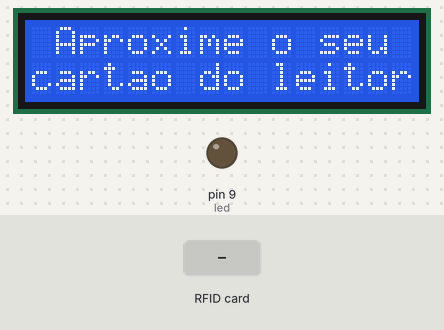
Simulated run of this sketch. Board: Arduino Uno, built with avr-gcc and run on an emulated ATmega328P. On the bench: 16×2 character LCD, output pins drawn as LEDs (lit = HIGH). The inputs (shaded band) are chosen by the test bench. Pins used as bus, display or sensor lines are not drawn; what the sketch prints to the serial monitor is not drawn.

Above: at 1.3 s.
1.4 s: RFID card 39 41 CF 63 held to the reader
At 2.0 s:
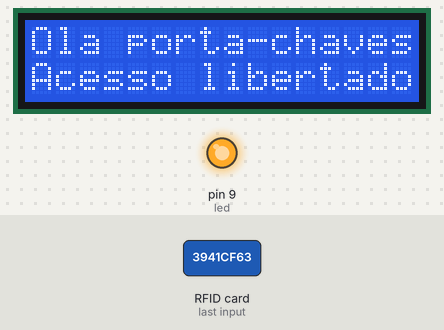
2.9 s: RFID card 5E 7A 19 C4 held to the reader
At 5.0 s:
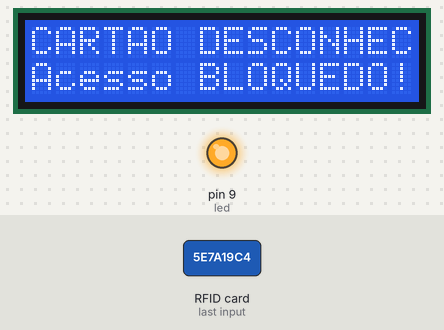
Timing chart, 0 to 9.0 s (numbered marks = the images above; inputs shaded):
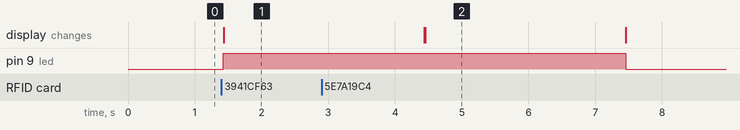

The sketch:

RFID.ino
```cpp
//Programa : RFID - Controle de Acesso leitor RFID
//Autor : FILIPEFLOP

#include <SPI.h>
#include <MFRC522.h>
#include <LiquidCrystal.h>

#define SS_PIN 10
#define RST_PIN 8
#define led 9
MFRC522 mfrc522(SS_PIN, RST_PIN);   // Create MFRC522 instance.

LiquidCrystal lcd(6, 7, 5, 4, 3, 2);

char st[20];

void setup()
{
  Serial.begin(9600);   // Inicia a serial
  SPI.begin();      // Inicia  SPI bus
  mfrc522.PCD_Init();   // Inicia MFRC522
  Serial.println("Aproxime o seu cartao do leitor...");
  Serial.println();
  //Define o número de colunas e linhas do LCD:
  lcd.begin(16, 2);
  mensageminicial();
  pinMode(led, OUTPUT);
}

void loop()
{
  // Look for new cards
  if ( ! mfrc522.PICC_IsNewCardPresent())
  {
    return;
  }
  // Select one of the cards
  if ( ! mfrc522.PICC_ReadCardSerial())
  {
    return;
  }
  //Mostra UID na serial
  Serial.print("UID da tag :");
  String conteudo= "";
  byte letra;
  for (byte i = 0; i < mfrc522.uid.size; i++)
  {
     Serial.print(mfrc522.uid.uidByte[i] < 0x10 ? " 0" : " ");
     Serial.print(mfrc522.uid.uidByte[i], HEX);
     conteudo.concat(String(mfrc522.uid.uidByte[i] < 0x10 ? " 0" : " "));
     conteudo.concat(String(mfrc522.uid.uidByte[i], HEX));
  }
  Serial.println();
  Serial.print("Mensagem : ");
  conteudo.toUpperCase();
  if (conteudo.substring(1) == "39 41 CF 63") //UID 1 - Chaveiro
  {
    analogWrite(led, 255);
    Serial.println("Ola porta-chaves !");
    Serial.println();
    lcd.clear();
    lcd.setCursor(0,0);
    lcd.print("Ola porta-chaves !");
    lcd.setCursor(0,1);
    lcd.print("Acesso libertado!");
    delay(3000);
    mensageminicial();
  }
  else {
    analogWrite(led, 255);
    lcd.clear();
    lcd.setCursor(0,0);
    lcd.print("CARTAO DESCONHECIDO !");
    lcd.setCursor(0,1);
    lcd.print("Acesso BLOQUEDO!");
    analogWrite(led, 255);
    delay(3000);
    mensageminicial();
    }

 /* if (conteudo.substring(1) == "41 E9 D9 20") //UID 2 - Cartao
  {
    Serial.println("Ola Cartao !");
    Serial.println();
    lcd.clear();
    lcd.setCursor(0,0);
    lcd.print("Ola Cartao !");
    lcd.setCursor(0,1);
    lcd.print("Acesso Negado !");
    delay(3000);
    mensageminicial();
  } */
}

void mensageminicial()
{
  lcd.clear();
  lcd.print(" Aproxime o seu");
  lcd.setCursor(0,1);
  lcd.print("cartao do leitor");
  analogWrite(led, 0);
}
```

Measured:
- after the input at 1.4 s, pin 9 (led): LOW → HIGH at once; the display: changes at once (image 1)
- after the input at 2.9 s, pin 9 (led): HIGH → LOW after 4.6 s instead of 1.5 s; the display: first differs from a run without the input after 1.6 s (image 2)
